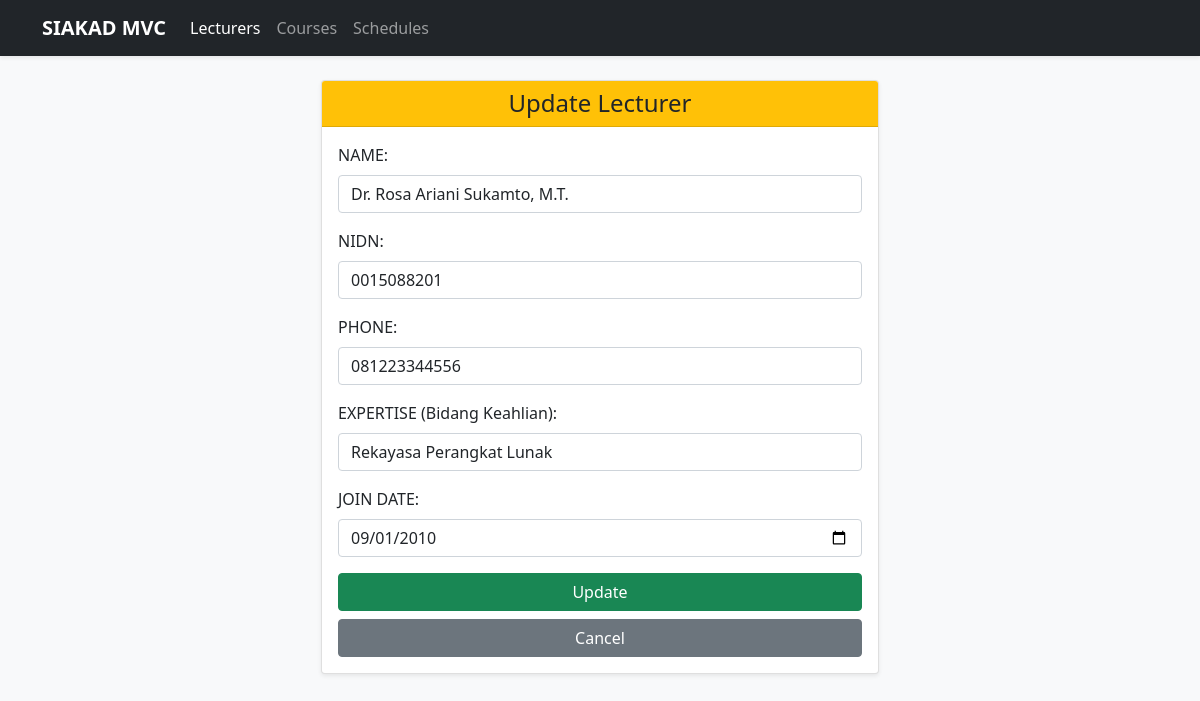
Screenshot of /Project/index.php?controller=lecturers&action=edit&id=1 with the database file from the repository.
### tables this page shows
CREATE TABLE `lecturers` (
  `id` INT(11) NOT NULL AUTO_INCREMENT,
  `name` VARCHAR(100) NOT NULL,
  `nidn` VARCHAR(20) NOT NULL UNIQUE,
  `phone` VARCHAR(20) NOT NULL,
  `join_date` DATE NOT NULL,
  `expertise` VARCHAR(100) NOT NULL DEFAULT 'Ilmu Komputer',
  PRIMARY KEY (`id`)
);

### Project/controllers/LecturerController.php (called while the page is built, shortened)
<?php
require_once __DIR__ . '/../models/Lecturer.php';
class LecturerController
{
    private Lecturer $model;
    public function __construct()
    {
        $this->model = new Lecturer();
    }
    public function edit(): void
    {
        $id = isset($_GET['id']) ? (int)$_GET['id'] : (int)($_POST['id'] ?? 0);
        $lecturer = $this->model->getById($id);
        require __DIR__ . '/../views/layouts/header.php';
        require __DIR__ . '/../views/lecturers/edit.php';
        require __DIR__ . '/../views/layouts/footer.php';
    }
}

### Project/config/database.php (called while the page is built, shortened)
<?php
class Database
{
    private static ?Database $instance = null;
    private mysqli $conn;
    private string $host = "localhost";
    private string $username = "root";
    private string $password = "";
    private string $database = "db_tp8";
    private function __construct()
    {
        $this->conn = new mysqli($this->host, $this->username, $this->password, $this->database);
        $this->conn->set_charset("utf8mb4");
    }
    public static function getInstance(): Database
    {
        if (self::$instance === null) {
            self::$instance = new self();
        }
        return self::$instance;
    }
    public function getConnection(): mysqli
    {
        return $this->conn;
    }
}

### Project/models/Lecturer.php (called while the page is built, shortened)
<?php
require_once __DIR__ . '/../config/database.php';
class Lecturer
{
    private mysqli $db;
    public function __construct()
    {
        $this->db = Database::getInstance()->getConnection();
    }
    public function getById(int $id): ?array
    {
        $stmt = $this->db->prepare("SELECT * FROM lecturers WHERE id = ?");
        $stmt->bind_param("i", $id);
        $stmt->execute();
        $res = $stmt->get_result();
        $row = $res->fetch_assoc();
        return $row ?: null;
    }
}

### Project/views/lecturers/edit.php (the view, shortened to what this page needs)
<div class="col-lg-6 m-auto">
  <form method="post" action="index.php?controller=lecturers&action=edit&id=<?= $lecturer['id'] ?>">
    <div class="card shadow-sm">
      <div class="card-header bg-warning">
        <h4 class="text-dark text-center mb-0">Update Lecturer</h4>
      </div>
      <div class="card-body">
        <div class="mb-3">
          <label class="form-label">NAME:</label>
          <input type="text" name="name" value="<?= htmlspecialchars($lecturer['name']) ?>" class="form-control" required>
        </div>
        <div class="mb-3">
          <label class="form-label">NIDN:</label>
          <input type="text" name="nidn" value="<?= htmlspecialchars($lecturer['nidn']) ?>" class="form-control" required>
        </div>
        <div class="mb-3">
          <label class="form-label">PHONE:</label>
          <input type="text" name="phone" value="<?= htmlspecialchars($lecturer['phone']) ?>" class="form-control" required>
        </div>
        <div class="mb-3">
          <label class="form-label">EXPERTISE (Bidang Keahlian):</label>
          <input type="text" name="expertise" value="<?= htmlspecialchars($lecturer['expertise']) ?>" class="form-control" required>
        </div>
        <div class="mb-3">
          <label class="form-label">JOIN DATE:</label>
          <input type="date" name="join_date" value="<?= htmlspecialchars($lecturer['join_date']) ?>" class="form-control" required>
        </div>
        <div class="d-grid gap-2">
          <button class="btn btn-success" type="submit" name="submit">Update</button>
          <a class="btn btn-secondary" href="index.php?controller=lecturers&action=index">Cancel</a>
        </div>
      </div>
    </div>
  </form>
</div>

### rows the page displays
lecturers: name "Dr. Rosa Ariani Sukamto, M.T.", nidn "0015088201", phone "081223344556", expertise "Rekayasa Perangkat Lunak", join_date "09/01/2010"
